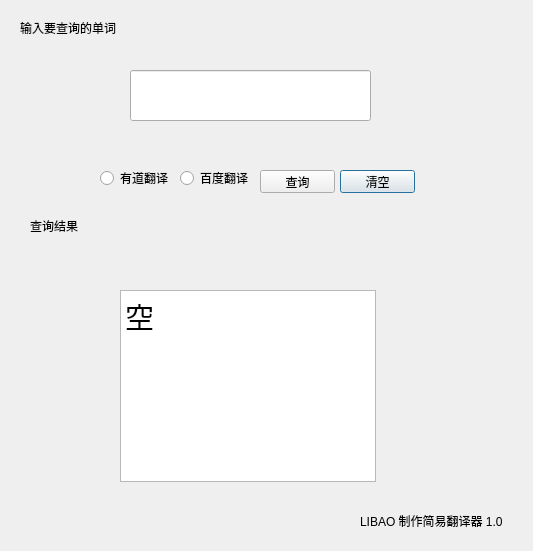
<?xml version="1.0" encoding="UTF-8"?>
<ui version="4.0">
 <class>Dialog</class>
 <widget class="QDialog" name="Dialog">
  <property name="geometry">
   <rect>
    <x>0</x>
    <y>0</y>
    <width>533</width>
    <height>551</height>
   </rect>
  </property>
  <property name="windowTitle">
   <string>Dialog</string>
  </property>
  <property name="sizeGripEnabled">
   <bool>false</bool>
  </property>
  <widget class="QPushButton" name="pushButton">
   <property name="geometry">
    <rect>
     <x>340</x>
     <y>170</y>
     <width>75</width>
     <height>23</height>
    </rect>
   </property>
   <property name="text">
    <string>清空</string>
   </property>
  </widget>
  <widget class="QLineEdit" name="lineEdit">
   <property name="geometry">
    <rect>
     <x>130</x>
     <y>70</y>
     <width>241</width>
     <height>51</height>
    </rect>
   </property>
   <property name="font">
    <font>
     <family>Times New Roman</family>
     <pointsize>20</pointsize>
    </font>
   </property>
   <property name="cursor">
    <cursorShape>IBeamCursor</cursorShape>
   </property>
   <property name="text">
    <string/>
   </property>
   <property name="alignment">
    <set>Qt::AlignJustify|Qt::AlignVCenter</set>
   </property>
  </widget>
  <widget class="QLabel" name="label">
   <property name="geometry">
    <rect>
     <x>20</x>
     <y>20</y>
     <width>101</width>
     <height>16</height>
    </rect>
   </property>
   <property name="text">
    <string>输入要查询的单词</string>
   </property>
  </widget>
  <widget class="QLabel" name="label_2">
   <property name="geometry">
    <rect>
     <x>30</x>
     <y>220</y>
     <width>54</width>
     <height>12</height>
    </rect>
   </property>
   <property name="text">
    <string>查询结果</string>
   </property>
  </widget>
  <widget class="QPushButton" name="pushButton_2">
   <property name="geometry">
    <rect>
     <x>260</x>
     <y>170</y>
     <width>75</width>
     <height>23</height>
    </rect>
   </property>
   <property name="text">
    <string>查询</string>
   </property>
  </widget>
  <widget class="QRadioButton" name="radioButton">
   <property name="geometry">
    <rect>
     <x>100</x>
     <y>170</y>
     <width>71</width>
     <height>16</height>
    </rect>
   </property>
   <property name="text">
    <string>有道翻译</string>
   </property>
  </widget>
  <widget class="QRadioButton" name="radioButton_2">
   <property name="geometry">
    <rect>
     <x>180</x>
     <y>170</y>
     <width>71</width>
     <height>16</height>
    </rect>
   </property>
   <property name="text">
    <string>百度翻译</string>
   </property>
  </widget>
  <widget class="QLabel" name="label_4">
   <property name="geometry">
    <rect>
     <x>360</x>
     <y>510</y>
     <width>161</width>
     <height>21</height>
    </rect>
   </property>
   <property name="text">
    <string>LIBAO 制作简易翻译器 1.0</string>
   </property>
  </widget>
  <widget class="QLabel" name="label_5">
   <property name="geometry">
    <rect>
     <x>170</x>
     <y>240</y>
     <width>131</width>
     <height>41</height>
    </rect>
   </property>
   <property name="font">
    <font>
     <family>微软雅黑</family>
     <pointsize>20</pointsize>
     <underline>true</underline>
    </font>
   </property>
   <property name="text">
    <string/>
   </property>
  </widget>
  <widget class="QTextBrowser" name="textBrowser">
   <property name="geometry">
    <rect>
     <x>120</x>
     <y>290</y>
     <width>256</width>
     <height>192</height>
    </rect>
   </property>
   <property name="font">
    <font>
     <family>Times New Roman</family>
     <pointsize>22</pointsize>
    </font>
   </property>
   <property name="html">
    <string>&lt;!DOCTYPE HTML PUBLIC &quot;-//W3C//DTD HTML 4.0//EN&quot; &quot;http://www.w3.org/TR/REC-html40/strict.dtd&quot;&gt;
&lt;html&gt;&lt;head&gt;&lt;meta name=&quot;qrichtext&quot; content=&quot;1&quot; /&gt;&lt;style type=&quot;text/css&quot;&gt;
p, li { white-space: pre-wrap; }
&lt;/style&gt;&lt;/head&gt;&lt;body style=&quot; font-family:'Times New Roman'; font-size:22pt; font-weight:400; font-style:normal;&quot;&gt;
&lt;p style=&quot; margin-top:0px; margin-bottom:0px; margin-left:0px; margin-right:0px; -qt-block-indent:0; text-indent:0px;&quot;&gt;&lt;span style=&quot; font-family:'Times New Roman';&quot;&gt;空&lt;/span&gt;&lt;/p&gt;&lt;/body&gt;&lt;/html&gt;</string>
   </property>
  </widget>
 </widget>
 <resources/>
 <connections/>
</ui>
